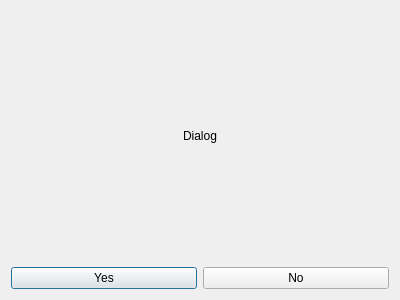
<?xml version="1.0" encoding="UTF-8"?>
<ui version="4.0">
 <class>YesNoDialogBox</class>
 <widget class="QDialog" name="YesNoDialogBox">
  <property name="geometry">
   <rect>
    <x>0</x>
    <y>0</y>
    <width>400</width>
    <height>300</height>
   </rect>
  </property>
  <property name="windowTitle">
   <string>Dialog</string>
  </property>
  <layout class="QVBoxLayout" name="verticalLayout_2" stretch="4,1">
   <item>
    <layout class="QVBoxLayout" name="verticalLayout">
     <item>
      <widget class="QLabel" name="dialog">
       <property name="text">
        <string>Dialog</string>
       </property>
       <property name="alignment">
        <set>Qt::AlignCenter</set>
       </property>
      </widget>
     </item>
    </layout>
   </item>
   <item>
    <layout class="QHBoxLayout" name="horizontalLayout">
     <item>
      <widget class="QPushButton" name="yesButton">
       <property name="text">
        <string>Yes</string>
       </property>
      </widget>
     </item>
     <item>
      <widget class="QPushButton" name="noButton">
       <property name="text">
        <string>No</string>
       </property>
      </widget>
     </item>
    </layout>
   </item>
  </layout>
 </widget>
 <resources/>
 <connections/>
 <slots>
  <slot>yesClicked()</slot>
  <slot>noClicked()</slot>
 </slots>
</ui>
